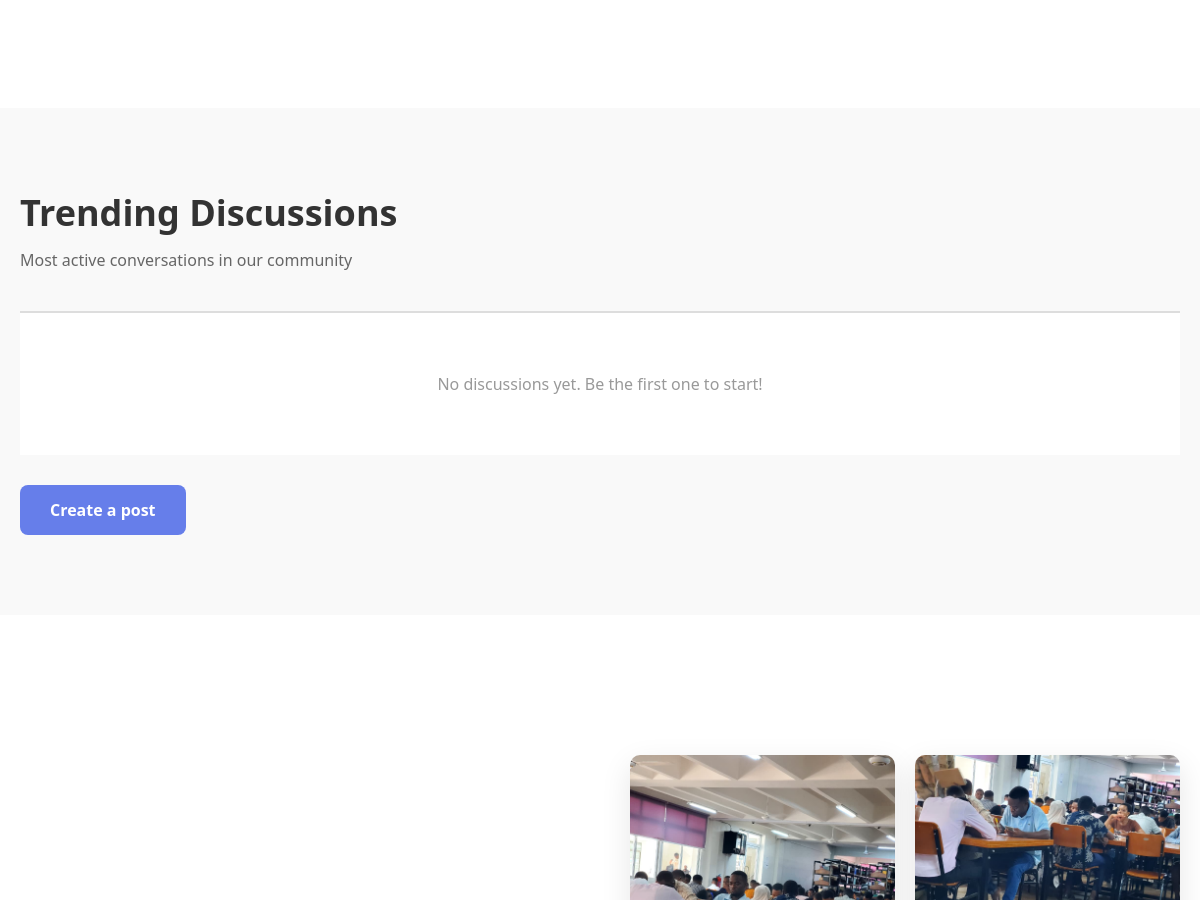
Before: / (middle part) with the older database file.
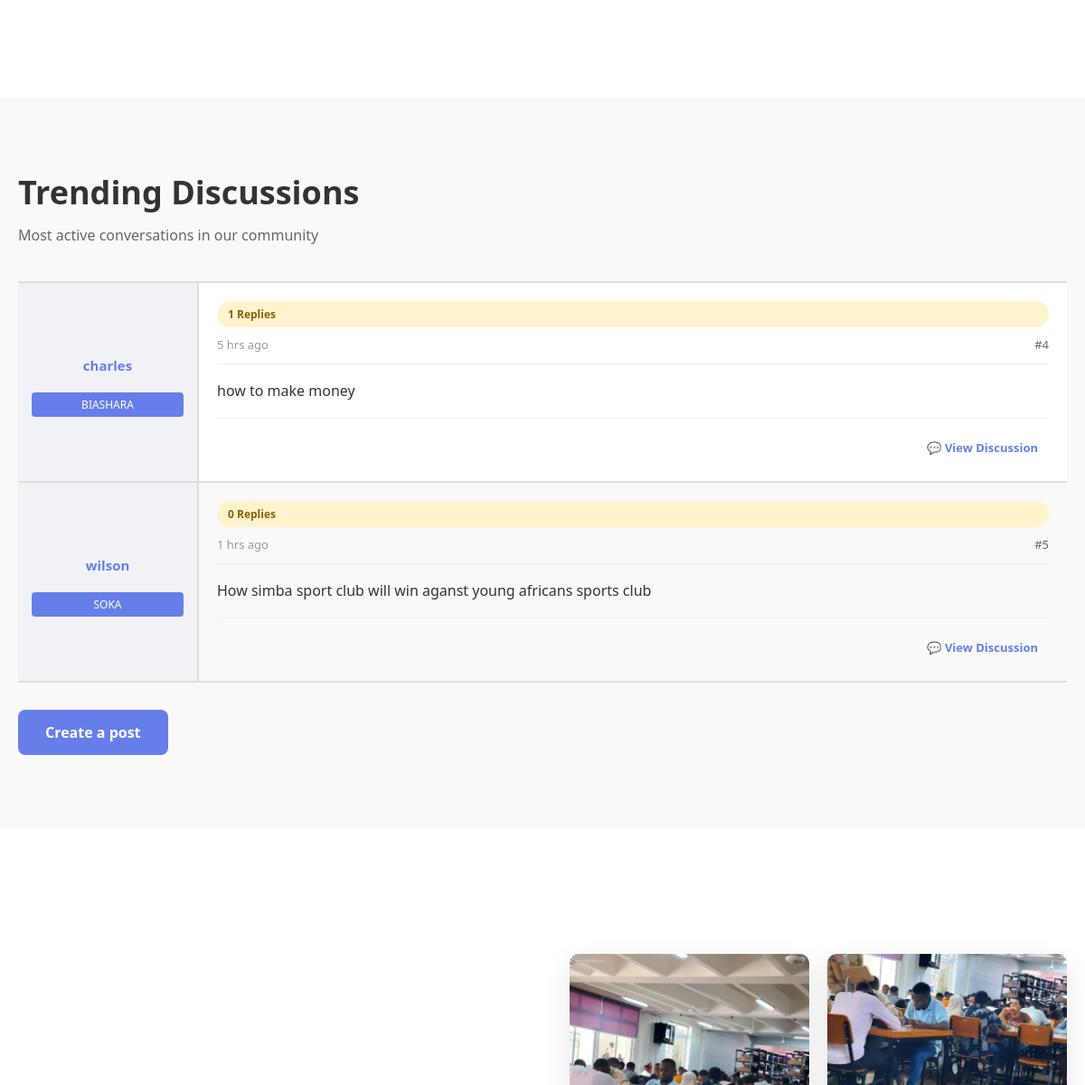
After: the same page with the newer database file.
### tables this page shows
CREATE TABLE `posts` (
  `post_id` int(11) NOT NULL,
  `user_id` int(11) NOT NULL,
  `category_id` int(11) NOT NULL,
  `content` text NOT NULL,
  `status` enum('open','closed') DEFAULT 'open',
  `created_at` timestamp NOT NULL DEFAULT current_timestamp()
);

CREATE TABLE `users` (
  `user_id` int(11) NOT NULL,
  `email` varchar(100) NOT NULL,
  `username` varchar(50) NOT NULL,
  `password` varchar(255) NOT NULL,
  `role` enum('admin','member') NOT NULL DEFAULT 'member',
  `created_at` timestamp NOT NULL DEFAULT current_timestamp()
);

CREATE TABLE `categories` (
  `category_id` int(11) NOT NULL,
  `category_name` varchar(100) NOT NULL,
  `description` text DEFAULT NULL,
  `created_at` timestamp NOT NULL DEFAULT current_timestamp()
);

### function.php (called while the page is built, shortened)
<?php
if(!function_exists('isLogedIn')){
    function isLogedIn(){
        return isset ($_SESSION['user_id']);
    }
}
?>

### index.php (the view, shortened to what this page needs)
<?php
include("function.php");
?>
<!DOCTYPE html>
<html lang="en">
<head>
    <link rel="stylesheet" href="https://cdnjs.cloudflare.com/ajax/libs/font-awesome/6.4.0/css/all.min.css">
</head>
<body>
<?php include("header.php"); ?>
    <section class="features">
        <div class="features-grid">
            <div class="feature-card">
            </div>
            <div class="feature-card">
            </div>
            <div class="feature-card">
            </div>
            <div class="feature-card">
            </div>
        </div>
    </section>
    <section class="trending-posts-section">
        <div class="trending-container">
            <h2 class="section-title"> Trending Discussions</h2>
            <p class="section-subtitle">Most active conversations in our community</p>
            <div class="trending-posts-feed">
            <?php
            $trending_sql = "
                SELECT
                    p.post_id,
                    p.content,
                    p.created_at,
                    u.username,
                    c.category_name,
                    COUNT(r.reply_id) AS total_replies
                FROM posts p
                JOIN users u ON p.user_id = u.user_id
                JOIN categories c ON p.category_id = c.category_id
                LEFT JOIN replies r ON p.post_id = r.post_id
                GROUP BY p.post_id
                ORDER BY total_replies DESC
                LIMIT 5
            ";
            $trending_result = mysqli_query($conn, $trending_sql);
            function timeAgoTrending($datetime) {
                $time = strtotime($datetime);
                $diff = time() - $time;
                if ($diff < 86400) return floor($diff / 3600) . " hrs ago";
                return floor($diff / 86400) . " days ago";
            }
            if ($trending_result && mysqli_num_rows($trending_result) > 0) {
                while ($post = mysqli_fetch_assoc($trending_result)) {
            ?>
                <div class="trending-post">
                    <div class="trending-post-sidebar">
                        <div class="trending-post-author"><?php echo htmlspecialchars($post['username']); ?></div>
                        <span class="trending-post-category"><?php echo htmlspecialchars($post['category_name']); ?></span>
                    </div>
                    <div class="trending-post-content">
                        <span class="trending-badge"> <?php echo $post['total_replies']; ?> Replies</span>
                        <div class="trending-post-header">
                            <span class="trending-post-time"><?php echo timeAgoTrending($post['created_at']); ?></span>
                            <span>#<?php echo $post['post_id']; ?></span>
                        </div>
                        <div class="trending-post-body">
                            <?php echo nl2br(htmlspecialchars(substr($post['content'], 0, 300))) . (strlen($post['content']) > 300 ? '...' : ''); ?>
                        </div>
                        <div class="trending-post-footer">
                            <div class="trending-actions">
                                <a class="trending-action-btn" href="replay.php?post_id=<?php echo $post['post_id']; ?>">
                                    💬 View Discussion
                                </a>
                            </div>
                        </div>
                    </div>
                </div>
            <?php
                }
            } else {
            ?>
                <div style="text-align: center; padding: 60px 20px; color: #999;">
                    <p>No discussions yet. Be the first one to start!</p>
                </div>
            <?php } ?>
            </div>
            <?php if(!isLogedIn()): ?>
                <a href="login.php" class="view-all-btn">Create a post</a>
            <?php endif; ?>
        </div>
    </section>
    <section class="company-section">
        <div class="company-content">
            <div class="company-images">
                <img src="pictures/background.jpeg" alt="Community Discussion">
                <img src="pictures/background2.jpeg" alt="Team Collaboration">
            </div>
        </div>
    </section>
    <?php
    include("footer.php");
    ?>
</body>
</html>

### header.php (shortened to what this page needs)
<?php
include("function.php");
?>
<!DOCTYPE html>
<html lang="en">
<head>
</head>
<body>

### footer.php (shortened to what this page needs)
<html>
    <head>
    </head>
    <body>
    </body>
</html>

### index.php (style rules this page uses)
* { margin: 0; padding: 0; box-sizing: border-box; }
body { font-family: 'Segoe UI', Tahoma, Geneva, Verdana, sans-serif; color: #333; }
.features { max-width: 1200px; margin: 80px auto; padding: 0 20px; }
.features-grid { display: grid; grid-template-columns: repeat(auto-fit, minmax(250px, 1fr)); gap: 40px; margin-bottom: 80px; }
.feature-card { text-align: center; padding: 30px; }
.company-section { background: white; padding: 80px 20px; margin-top: 60px; }
.company-content { max-width: 1200px; margin: 0 auto; display: grid; grid-template-columns: 1fr 1fr; gap: 60px; align-items: center; }
.company-images { display: grid; grid-template-columns: 1fr 1fr; gap: 20px; }
.company-images img { width: 100%; border-radius: 10px; box-shadow: 0 10px 30px rgba(0,0,0,0.1); }
.trending-posts-section { background: #f9f9f9; padding: 80px 20px; margin-top: 60px; }
.trending-container { max-width: 1200px; margin: 0 auto; }
.section-title { font-size: 36px; font-weight: 700; margin-bottom: 12px; color: #333; }
.section-subtitle { font-size: 16px; color: #666; margin-bottom: 40px; }
.trending-posts-feed { display: flex; flex-direction: column; gap: 0; border-top: 2px solid #ddd; background: white; }
.trending-post { background: white; border-bottom: 2px solid #ddd; display: grid; grid-template-columns: 200px 1fr; gap: 0; transition: background 0.3s ease; min-height: 200px; }
.trending-post:nth-child(even) { background: #f9f9f9; }
.trending-post-sidebar { background: #f0f2f5; padding: 20px 15px; border-right: 2px solid #ddd; text-align: center; display: flex; flex-direction: column; justify-content: center; }
.trending-post-author { font-weight: 700; color: #667eea; font-size: 15px; margin-bottom: 10px; word-break: break-word; }
.trending-post-category { font-size: 12px; background: #667eea; color: white; padding: 5px 8px; border-radius: 4px; display: inline-block; margin-top: 10px; }
.trending-post-content { padding: 20px; display: flex; flex-direction: column; }
.trending-post-header { display: flex; justify-content: space-between; align-items: center; margin-bottom: 15px; font-size: 13px; color: #666; border-bottom: 1px solid #eee; padding-bottom: 12px; }
.trending-post-time { color: #999; font-size: 13px; }
.trending-post-body { color: #333; font-size: 16px; line-height: 1.8; margin-bottom: 15px; flex-grow: 1; }
.trending-badge { display: inline-block; background: #fff3cd; color: #856404; padding: 6px 12px; border-radius: 20px; font-size: 12px; font-weight: 600; margin-bottom: 10px; }
.trending-post-footer { display: flex; justify-content: space-between; align-items: center; font-size: 13px; padding-top: 15px; border-top: 1px solid #eee; }
.trending-actions { display: flex; gap: 15px; align-items: center; }
.trending-action-btn { display: flex; align-items: center; gap: 5px; color: #667eea; text-decoration: none; font-weight: 600; cursor: pointer; transition: all 0.3s ease; font-size: 13px; padding: 8px 12px; }
.view-all-btn { display: inline-block; background: #667eea; color: white; padding: 14px 30px; border-radius: 8px; text-decoration: none; font-weight: 600; margin-top: 30px; transition: all 0.3s ease; text-align: center; }

### header.php (style rules this page uses)
* { margin: 0; padding: 0; box-sizing: border-box; }

Changed rows visible on the page:
added posts: user.username "charles", category.category_name "BIASHARA", total_replies "1", created_at "5 hrs ago", post_id "4", content "how to make money"
added posts: user.username "wilson", category.category_name "SOKA", total_replies "0", created_at "1 hrs ago", post_id "5", content "How simba sport club will win aganst young africans sports club"
Other visible differences:
text no longer shown: "No discussions yet. Be the first one to start!"
